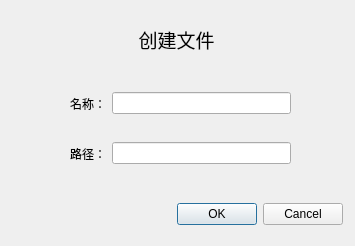
<?xml version="1.0" encoding="UTF-8"?>
<ui version="4.0">
 <class>DlgFileOrFolder</class>
 <widget class="QDialog" name="DlgFileOrFolder">
  <property name="geometry">
   <rect>
    <x>0</x>
    <y>0</y>
    <width>355</width>
    <height>246</height>
   </rect>
  </property>
  <property name="windowTitle">
   <string>Dialog</string>
  </property>
  <widget class="QLabel" name="m_lbTitle">
   <property name="geometry">
    <rect>
     <x>10</x>
     <y>10</y>
     <width>333</width>
     <height>58</height>
    </rect>
   </property>
   <property name="font">
    <font>
     <pointsize>14</pointsize>
    </font>
   </property>
   <property name="text">
    <string>创建文件</string>
   </property>
   <property name="alignment">
    <set>Qt::AlignCenter</set>
   </property>
  </widget>
  <widget class="QDialogButtonBox" name="buttonBox">
   <property name="geometry">
    <rect>
     <x>10</x>
     <y>200</y>
     <width>333</width>
     <height>28</height>
    </rect>
   </property>
   <property name="orientation">
    <enum>Qt::Horizontal</enum>
   </property>
   <property name="standardButtons">
    <set>QDialogButtonBox::Cancel|QDialogButtonBox::Ok</set>
   </property>
  </widget>
  <widget class="QWidget" name="">
   <property name="geometry">
    <rect>
     <x>70</x>
     <y>90</y>
     <width>221</width>
     <height>27</height>
    </rect>
   </property>
   <layout class="QHBoxLayout" name="horizontalLayout_6">
    <item>
     <widget class="QLabel" name="l_name">
      <property name="text">
       <string>名称：</string>
      </property>
     </widget>
    </item>
    <item>
     <widget class="QLineEdit" name="lineEdit_name"/>
    </item>
   </layout>
  </widget>
  <widget class="QWidget" name="">
   <property name="geometry">
    <rect>
     <x>70</x>
     <y>140</y>
     <width>221</width>
     <height>27</height>
    </rect>
   </property>
   <layout class="QHBoxLayout" name="horizontalLayout_7">
    <item>
     <widget class="QLabel" name="label_address">
      <property name="text">
       <string>路径：</string>
      </property>
     </widget>
    </item>
    <item>
     <widget class="QLineEdit" name="lineEdit_address"/>
    </item>
   </layout>
  </widget>
 </widget>
 <resources/>
 <connections/>
</ui>
